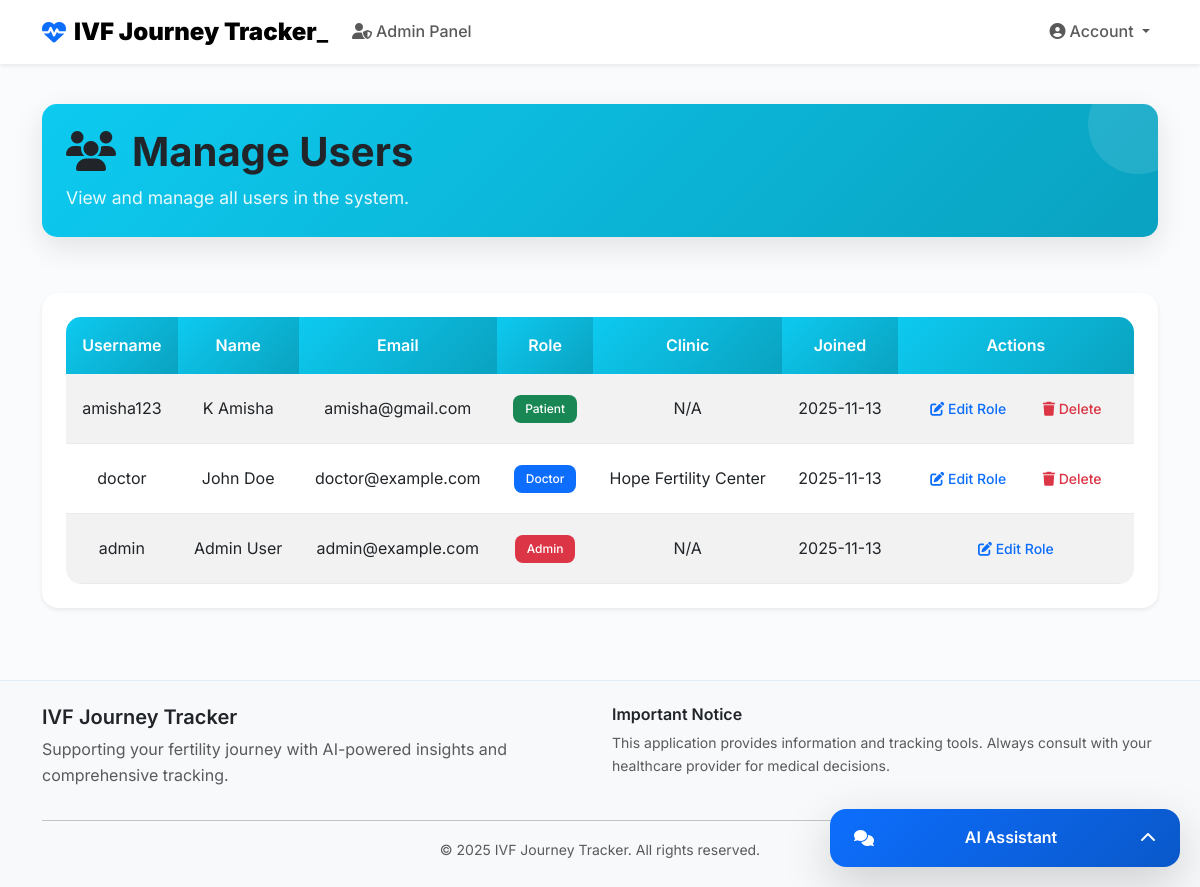
The app's page /admin/users (signed in) with its own data.
### models.py (models this page shows, shortened)
class User(db.Model):
    __tablename__ = 'user' # <-- CRITICAL FIX: Explicit table name added
    id = db.Column(db.Integer, primary_key=True)
    username = db.Column(db.String(64), index=True, unique=True, nullable=False)
    email = db.Column(db.String(120), index=True, unique=True, nullable=False)
    password_hash = db.Column(db.String(256), nullable=False)
    first_name = db.Column(db.String(64), nullable=False)
    last_name = db.Column(db.String(64), nullable=False)
    date_of_birth = db.Column(db.Date)
    phone = db.Column(db.String(20))
    user_type = db.Column(db.String(10), default='patient', nullable=False)
    clinic_id = db.Column(db.Integer, db.ForeignKey('clinic.id'), nullable=True) # References 'clinic' table
    created_at = db.Column(db.DateTime, default=lambda: datetime.now(timezone.utc))
    patient_data = db.relationship('PatientData', backref='owner', uselist=False, cascade="all, delete-orphan")
    ivf_cycles = db.relationship('IVFCycle', backref='patient', lazy='dynamic', cascade="all, delete-orphan")
    medication_reminders = db.relationship('MedicationReminder', backref='user', lazy='dynamic', cascade="all, delete-orphan")
    wellness_logs = db.relationship('WellnessLog', backref='user', lazy='dynamic', cascade="all, delete-orphan")
    predictions = db.relationship('Prediction', backref='user', lazy='dynamic', cascade="all, delete-orphan")
    chat_messages = db.relationship('ChatMessage', backref='user', lazy='dynamic', cascade="all, delete-orphan")
    medical_documents = db.relationship('MedicalDocument', backref='user', lazy='dynamic', cascade="all, delete-orphan")

class Clinic(db.Model):
    __tablename__ = 'clinic' # <-- CRITICAL FIX: Explicit table name added
    id = db.Column(db.Integer, primary_key=True)
    name = db.Column(db.String(100), nullable=False)
    state = db.Column(db.String(100), nullable=False)
    city = db.Column(db.String(100), nullable=False)
    address = db.Column(db.String(255))
    contact_number = db.Column(db.String(20))
    phone = db.Column(db.String(20))
    website = db.Column(db.String(255))
    description = db.Column(db.Text)
    doctors = db.relationship('User', backref='clinic', lazy='dynamic') # References 'user' table via clinic_id foreign key

### main.py (the view)
@app.route('/admin/users')
@admin_required
def admin_users():
    user = User.query.get(session['user_id'])
    users = User.query.order_by(User.created_at.desc()).all()
    return render_template('admin_users.html', user=user, users=users)

### main.py (called while the page is built)
def admin_required(f):
    @wraps(f)
    def wrapper(*args, **kwargs):
        if 'user_id' not in session or session.get('user_type') != 'admin':
            flash('You do not have permission to access this page.', 'error')
            return redirect(url_for('index'))
        return f(*args, **kwargs)
    return wrapper

### templates/admin_users.html (shortened to what this page needs)
{% extends "base.html" %}
{% block head %}
    <link href="https://cdn.jsdelivr.net/npm/bootstrap@5.3.0/dist/css/bootstrap.min.css" rel="stylesheet">
    <link rel="stylesheet" href="https://cdnjs.cloudflare.com/ajax/libs/font-awesome/6.4.0/css/all.min.css">
    <link rel="stylesheet" href="https://unpkg.com/leaflet@1.9.4/dist/leaflet.css"/>
    <link rel="stylesheet" href="{{ url_for('static', filename='css/base.style.css') }}">
    <link rel="stylesheet" href="{{ url_for('static', filename='css/admin_users.style.css') }}">
{% endblock %}
{% block content %}
<div class="container py-4">
    <div class="row mb-4">
        <div class="col-12">
            <div class="page-header bg-gradient-info text-white p-4">
                <h1 class="mb-2">
                    <i class="fas fa-users me-3"></i>Manage Users
                </h1>
                <p class="mb-0 opacity-90">
                    View and manage all users in the system.
                </p>
            </div>
        </div>
    </div>
    <div class="row">
        <div class="col-12">
            {% if users %}
                <div class="card">
                    <div class="card-body">
                        <div class="table-responsive">
                            <table class="table table-striped">
                                <thead>
                                    <tr>
                                        <th>Username</th>
                                        <th>Name</th>
                                        <th>Email</th>
                                        <th>Role</th>
                                        <th>Clinic</th>
                                        <th>Joined</th>
                                        <th>Actions</th>
                                    </tr>
                                </thead>
                                <tbody>
                                    {% for user_item in users %}
                                        <tr>
                                            <td>{{ user_item.username }}</td>
                                            <td>{{ user_item.first_name }} {{ user_item.last_name }}</td>
                                            <td>{{ user_item.email }}</td>
                                            <td>
                                                <span class="badge bg-{{ 'danger' if user_item.user_type == 'admin' else 'primary' if user_item.user_type == 'doctor' else 'success' }}">
                                                    {{ user_item.user_type.title() }}
                                                </span>
                                            </td>
                                            <td>{{ user_item.clinic.name if user_item.clinic else 'N/A' }}</td>
                                            <td>{{ user_item.created_at.strftime('%Y-%m-%d') }}</td>
                                            <td>
                                                <a href="{{ url_for('edit_user', user_id=user_item.id) }}" class="btn btn-sm btn-outline-primary">
                                                    <i class="fas fa-edit"></i> Edit Role
                                                </a>
                                                {% if user_item.id != user.id %}
                                                    <form method="POST" action="{{ url_for('delete_user', user_id=user_item.id) }}" class="d-inline"
                                                          onsubmit="return confirm('Are you sure you want to delete this user?')">
                                                        <button type="submit" class="btn btn-sm btn-outline-danger">
                                                            <i class="fas fa-trash"></i> Delete
                                                        </button>
                                                    </form>
                                                {% endif %}
                                            </td>
                                        </tr>
                                    {% endfor %}
                                </tbody>
                            </table>
                        </div>
                    </div>
                </div>
            {% endif %}
        </div>
    </div>
</div>
{% endblock %}

### static/css/base.style.css (style rules this page uses)
:root { --primary-color: #0d6efd; --secondary-color: #6c757d; --success-color: #198754; --danger-color: #dc3545; --warning-color: #ffc107; --info-color: #0dcaf0; --light-color: #f8f9fa; --dark-color: #212529; --purple-color: #6f42c1; --teal-color: #20c997; --medical-blue: #4a90e2; --medical-green: #7ed321; --medical-light: #f0f8ff; --medical-border: #e1ecf7; --dashboard-primary: #4a90e2; --dashboard-success: #7ed321; --dashboard-info: #50e3c2; --dashboard-warning: #f5a623; --dashboard-danger: #d0021b; --dashboard-purple: #9013fe; --dashboard-teal: #00d4aa; --gradient-primary: linear-gradient(135deg, #0d6efd 0%, #0a58ca 100%); --gradient-success: linear-gradient(135deg, #198754 0%, #146c43 100%); --gradient-info: linear-gradient(135deg, #0dcaf0 0%, #0aa2c0 100%); --gradient-warning: linear-gradient(135deg, #ffc107 0%, #ffb800 100%); --gradient-danger: linear-gradient(135deg, #dc3545 0%, #b02a37 100%); --gradient-purple: linear-gradient(135deg, #6f42c1 0%, #5a2d91 100%); --gradient-teal: linear-gradient(135deg, #20c997 0%, #198754 100%); --dashboard-gradient-primary: linear-gradient(135deg, var(--dashboard-primary) 0%, var(--dashboard-success) 100%); --dashboard-gradient-success: linear-gradient(135deg, var(--dashboard-success) 0%, var(--dashboard-info) 100%); --dashboard-gradient-info: linear-gradient(135deg, var(--dashboard-info) 0%, var(--dashboard-teal) 100%); --dashboard-gradient-warning: linear-gradient(135deg, var(--dashboard-warning) 0%, var(--dashboard-danger) 100%); --dashboard-gradient-danger: linear-gradient(135deg, var(--dashboard-danger) 0%, var(--dashboard-purple) 100%); --shadow-sm: 0 0.125rem 0.25rem rgba(0, 0, 0, 0.075); --shadow-md: 0 0.5rem 1rem rgba(0, 0, 0, 0.15); --shadow-lg: 0 1rem 3rem rgba(0, 0, 0, 0.175); --border-radius-sm: 0.375rem; --border-radius-md: 0.5rem; --border-radius-lg: 1rem; --border-radius-xl: 1.5rem; --dashboard-shadow: 0 2px 10px rgba(0, 0, 0, 0.1); --dashboard-transition: all 0.3s ease; --dashboard-border-radius: 15px; }
body { font-family: 'Inter', 'Segoe UI', -apple-system, BlinkMacSystemFont, sans-serif; background-color: #fafbfc; color: var(--dark-color); line-height: 1.6; }
h1, h2, h3, h4, h5, h6 { font-weight: 600; color: var(--dark-color); }
.bg-gradient-info { background: var(--gradient-info) !important; }
.page-header { border-radius: var(--border-radius-lg); box-shadow: var(--shadow-md); margin-bottom: 2rem; position: relative; overflow: hidden; }
.page-header::before { content: ''; position: absolute; top: 0; right: 0; width: 100px; height: 100px; background: rgba(255, 255, 255, 0.1); border-radius: 50%; transform: translate(30%, -30%); }
.card { border: none; border-radius: var(--border-radius-lg); box-shadow: var(--shadow-sm); transition: all 0.3s ease; overflow: hidden; }
.card-body { padding: 1.5rem; }
.badge { font-weight: 500; padding: 0.5rem 0.75rem; border-radius: var(--border-radius-md); }
.btn { font-weight: 500; border-radius: var(--border-radius-md); padding: 0.75rem 1.5rem; transition: all 0.3s ease; border: none; position: relative; overflow: hidden; }
.btn::before { content: ''; position: absolute; top: 0; left: -100%; width: 100%; height: 100%; background: rgba(255, 255, 255, 0.2); transition: left 0.3s ease; }
.btn-sm { padding: 0.5rem 1rem; font-size: 0.875rem; }
.table { border-radius: var(--border-radius-md); overflow: hidden; box-shadow: var(--shadow-sm); }
.table thead th { background-color: var(--medical-light); border-bottom: 2px solid var(--medical-border); font-weight: 600; color: var(--dark-color); padding: 1rem; }
.table tbody tr { transition: all 0.3s ease; }
.table td { padding: 1rem; vertical-align: middle; border-bottom: 1px solid var(--medical-border); }
.table th { border-top: none; font-weight: 600; color: #495057; }

### static/css/patient_dashboard.style.css (style rules this page uses)
.card { border: none; border-radius: 15px; transition: transform 0.2s ease, box-shadow 0.2s ease; }

### static/css/doctor_dashboard.style.css (style rules this page uses)
:root { --primary-color: #4a90e2; --success-color: #7ed321; --info-color: #50e3c2; --warning-color: #f5a623; --danger-color: #d0021b; --purple-color: #9013fe; --teal-color: #00d4aa; --shadow: 0 2px 10px rgba(0, 0, 0, 0.1); --border-radius: 15px; --transition: all 0.3s ease; }
.table th { border-top: none; font-weight: 600; color: #495057; }

### records on screen
User: username "amisha123", first_name "K", last_name "Amisha", email "amisha@gmail.com", user_type "Patient", clinic "N/A", created_at "2025-11-13"
User: username "doctor", first_name "John", last_name "Doe", email "doctor@example.com", user_type "Doctor", clinic "Hope Fertility Center", created_at "2025-11-13"
User: username "admin", first_name "Admin", last_name "User", email "admin@example.com", user_type "Admin", clinic "N/A", created_at "2025-11-13"
